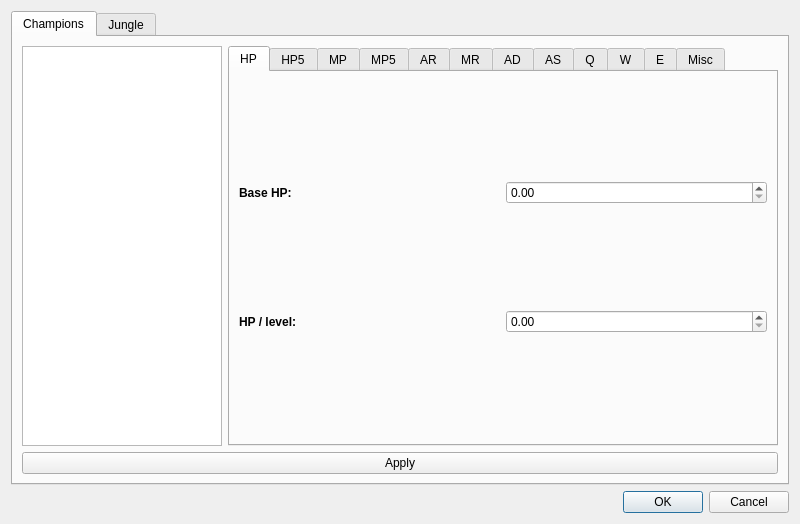
<?xml version="1.0" encoding="UTF-8"?>
<ui version="4.0">
 <class>Stats</class>
 <widget class="QDialog" name="Stats">
  <property name="geometry">
   <rect>
    <x>0</x>
    <y>0</y>
    <width>800</width>
    <height>524</height>
   </rect>
  </property>
  <property name="windowTitle">
   <string>Dialog</string>
  </property>
  <layout class="QGridLayout" name="gridLayout_2">
   <item row="0" column="0">
    <layout class="QGridLayout" name="gridLayout">
     <item row="3" column="0">
      <widget class="QDialogButtonBox" name="buttonBox">
       <property name="orientation">
        <enum>Qt::Horizontal</enum>
       </property>
       <property name="standardButtons">
        <set>QDialogButtonBox::Cancel|QDialogButtonBox::Ok</set>
       </property>
      </widget>
     </item>
     <item row="2" column="0">
      <widget class="QTabWidget" name="statsTabs">
       <property name="currentIndex">
        <number>0</number>
       </property>
       <widget class="QWidget" name="statsTabChampions">
        <attribute name="title">
         <string>Champions</string>
        </attribute>
        <layout class="QGridLayout" name="gridLayout_4">
         <item row="0" column="0">
          <widget class="QListWidget" name="listChampions">
           <property name="maximumSize">
            <size>
             <width>200</width>
             <height>16777215</height>
            </size>
           </property>
          </widget>
         </item>
         <item row="0" column="1">
          <widget class="QTabWidget" name="tabWidget">
           <property name="currentIndex">
            <number>0</number>
           </property>
           <widget class="QWidget" name="tab_21">
            <attribute name="title">
             <string>HP</string>
            </attribute>
            <layout class="QGridLayout" name="gridLayout_12">
             <item row="0" column="0">
              <widget class="QLabel" name="label_15">
               <property name="font">
                <font>
                 <weight>75</weight>
                 <bold>true</bold>
                </font>
               </property>
               <property name="text">
                <string>Base HP: </string>
               </property>
              </widget>
             </item>
             <item row="0" column="1">
              <widget class="QDoubleSpinBox" name="championhpbase">
               <property name="maximum">
                <double>9999.000000000000000</double>
               </property>
              </widget>
             </item>
             <item row="1" column="0">
              <widget class="QLabel" name="label_14">
               <property name="font">
                <font>
                 <weight>75</weight>
                 <bold>true</bold>
                </font>
               </property>
               <property name="text">
                <string>HP / level: </string>
               </property>
              </widget>
             </item>
             <item row="1" column="1">
              <widget class="QDoubleSpinBox" name="championhplevel">
               <property name="maximum">
                <double>9999.000000000000000</double>
               </property>
              </widget>
             </item>
            </layout>
           </widget>
           <widget class="QWidget" name="tab_22">
            <attribute name="title">
             <string>HP5</string>
            </attribute>
            <layout class="QGridLayout" name="gridLayout_13">
             <item row="0" column="0">
              <widget class="QLabel" name="label_16">
               <property name="font">
                <font>
                 <weight>75</weight>
                 <bold>true</bold>
                </font>
               </property>
               <property name="text">
                <string>Base HP5: </string>
               </property>
              </widget>
             </item>
             <item row="0" column="1">
              <widget class="QDoubleSpinBox" name="championhp5base">
               <property name="maximum">
                <double>9999.000000000000000</double>
               </property>
              </widget>
             </item>
             <item row="1" column="0">
              <widget class="QLabel" name="label_17">
               <property name="font">
                <font>
                 <weight>75</weight>
                 <bold>true</bold>
                </font>
               </property>
               <property name="text">
                <string>HP5 / level: </string>
               </property>
              </widget>
             </item>
             <item row="1" column="1">
              <widget class="QDoubleSpinBox" name="championhp5level">
               <property name="maximum">
                <double>9999.000000000000000</double>
               </property>
              </widget>
             </item>
            </layout>
           </widget>
           <widget class="QWidget" name="tab_23">
            <attribute name="title">
             <string>MP</string>
            </attribute>
            <layout class="QGridLayout" name="gridLayout_14">
             <item row="0" column="0">
              <widget class="QLabel" name="label_18">
               <property name="font">
                <font>
                 <weight>75</weight>
                 <bold>true</bold>
                </font>
               </property>
               <property name="text">
                <string>Base MP: </string>
               </property>
              </widget>
             </item>
             <item row="0" column="1">
              <widget class="QDoubleSpinBox" name="championmpbase">
               <property name="maximum">
                <double>9999.000000000000000</double>
               </property>
              </widget>
             </item>
             <item row="1" column="0">
              <widget class="QLabel" name="label_19">
               <property name="font">
                <font>
                 <weight>75</weight>
                 <bold>true</bold>
                </font>
               </property>
               <property name="text">
                <string>MP / level: </string>
               </property>
              </widget>
             </item>
             <item row="1" column="1">
              <widget class="QDoubleSpinBox" name="championmplevel">
               <property name="maximum">
                <double>9999.000000000000000</double>
               </property>
              </widget>
             </item>
            </layout>
           </widget>
           <widget class="QWidget" name="tab_24">
            <attribute name="title">
             <string>MP5</string>
            </attribute>
            <layout class="QGridLayout" name="gridLayout_15">
             <item row="1" column="0">
              <widget class="QLabel" name="label_21">
               <property name="font">
                <font>
                 <weight>75</weight>
                 <bold>true</bold>
                </font>
               </property>
               <property name="text">
                <string>MP5 / level: </string>
               </property>
              </widget>
             </item>
             <item row="0" column="0">
              <widget class="QLabel" name="label_20">
               <property name="font">
                <font>
                 <weight>75</weight>
                 <bold>true</bold>
                </font>
               </property>
               <property name="text">
                <string>Base MP5: </string>
               </property>
              </widget>
             </item>
             <item row="0" column="1">
              <widget class="QDoubleSpinBox" name="championmp5base">
               <property name="maximum">
                <double>9999.000000000000000</double>
               </property>
              </widget>
             </item>
             <item row="1" column="1">
              <widget class="QDoubleSpinBox" name="championmp5level">
               <property name="maximum">
                <double>9999.000000000000000</double>
               </property>
              </widget>
             </item>
            </layout>
           </widget>
           <widget class="QWidget" name="tab_25">
            <attribute name="title">
             <string>AR</string>
            </attribute>
            <layout class="QGridLayout" name="gridLayout_17">
             <item row="0" column="0">
              <widget class="QLabel" name="label_23">
               <property name="font">
                <font>
                 <weight>75</weight>
                 <bold>true</bold>
                </font>
               </property>
               <property name="text">
                <string>Base Armor: </string>
               </property>
              </widget>
             </item>
             <item row="0" column="1">
              <widget class="QDoubleSpinBox" name="championarbase">
               <property name="maximum">
                <double>9999.000000000000000</double>
               </property>
              </widget>
             </item>
             <item row="1" column="0">
              <widget class="QLabel" name="label_22">
               <property name="font">
                <font>
                 <weight>75</weight>
                 <bold>true</bold>
                </font>
               </property>
               <property name="text">
                <string>Armor / level: </string>
               </property>
              </widget>
             </item>
             <item row="1" column="1">
              <widget class="QDoubleSpinBox" name="championarlevel">
               <property name="maximum">
                <double>9999.000000000000000</double>
               </property>
              </widget>
             </item>
            </layout>
           </widget>
           <widget class="QWidget" name="tab_26">
            <attribute name="title">
             <string>MR</string>
            </attribute>
            <layout class="QGridLayout" name="gridLayout_16">
             <item row="0" column="0">
              <widget class="QLabel" name="label_25">
               <property name="font">
                <font>
                 <weight>75</weight>
                 <bold>true</bold>
                </font>
               </property>
               <property name="text">
                <string>Base Magic Resist: </string>
               </property>
              </widget>
             </item>
             <item row="0" column="1">
              <widget class="QDoubleSpinBox" name="championmrbase">
               <property name="maximum">
                <double>9999.000000000000000</double>
               </property>
              </widget>
             </item>
             <item row="1" column="0">
              <widget class="QLabel" name="label_24">
               <property name="font">
                <font>
                 <weight>75</weight>
                 <bold>true</bold>
                </font>
               </property>
               <property name="text">
                <string>Magic Resist / level: </string>
               </property>
              </widget>
             </item>
             <item row="1" column="1">
              <widget class="QDoubleSpinBox" name="championmrlevel">
               <property name="maximum">
                <double>9999.000000000000000</double>
               </property>
              </widget>
             </item>
            </layout>
           </widget>
           <widget class="QWidget" name="tab">
            <attribute name="title">
             <string>AD</string>
            </attribute>
            <layout class="QGridLayout" name="gridLayout_5">
             <item row="0" column="0">
              <widget class="QLabel" name="label">
               <property name="font">
                <font>
                 <weight>75</weight>
                 <bold>true</bold>
                </font>
               </property>
               <property name="text">
                <string>Base AD: </string>
               </property>
              </widget>
             </item>
             <item row="0" column="1">
              <widget class="QDoubleSpinBox" name="championadbase">
               <property name="maximum">
                <double>9999.000000000000000</double>
               </property>
              </widget>
             </item>
             <item row="1" column="0">
              <widget class="QLabel" name="label_6">
               <property name="font">
                <font>
                 <weight>75</weight>
                 <bold>true</bold>
                </font>
               </property>
               <property name="text">
                <string>AD / level: </string>
               </property>
              </widget>
             </item>
             <item row="1" column="1">
              <widget class="QDoubleSpinBox" name="championadlevel">
               <property name="maximum">
                <double>9999.000000000000000</double>
               </property>
              </widget>
             </item>
            </layout>
           </widget>
           <widget class="QWidget" name="tab_2">
            <attribute name="title">
             <string>AS</string>
            </attribute>
            <layout class="QGridLayout" name="gridLayout_6">
             <item row="0" column="0">
              <widget class="QLabel" name="label_2">
               <property name="font">
                <font>
                 <weight>75</weight>
                 <bold>true</bold>
                </font>
               </property>
               <property name="text">
                <string>Base AS: </string>
               </property>
              </widget>
             </item>
             <item row="0" column="1">
              <widget class="QDoubleSpinBox" name="championasbase">
               <property name="maximum">
                <double>9999.000000000000000</double>
               </property>
              </widget>
             </item>
             <item row="1" column="0">
              <widget class="QLabel" name="label_7">
               <property name="font">
                <font>
                 <weight>75</weight>
                 <bold>true</bold>
                </font>
               </property>
               <property name="text">
                <string>AS / level: </string>
               </property>
              </widget>
             </item>
             <item row="1" column="1">
              <widget class="QDoubleSpinBox" name="championaslevel">
               <property name="maximum">
                <double>9999.000000000000000</double>
               </property>
              </widget>
             </item>
            </layout>
           </widget>
           <widget class="QWidget" name="tab_3">
            <attribute name="title">
             <string>Q</string>
            </attribute>
            <layout class="QGridLayout" name="gridLayout_7">
             <item row="0" column="0">
              <widget class="QTabWidget" name="tabWidget_2">
               <property name="currentIndex">
                <number>0</number>
               </property>
               <widget class="QWidget" name="tab_4">
                <attribute name="title">
                 <string>Rank 1</string>
                </attribute>
                <layout class="QGridLayout" name="gridLayout_8">
                 <item row="0" column="0">
                  <widget class="QLabel" name="label_3">
                   <property name="font">
                    <font>
                     <weight>75</weight>
                     <bold>true</bold>
                    </font>
                   </property>
                   <property name="text">
                    <string>Base Q Dmg:</string>
                   </property>
                  </widget>
                 </item>
                 <item row="0" column="1">
                  <widget class="QDoubleSpinBox" name="championqdmg1">
                   <property name="maximum">
                    <double>9999.000000000000000</double>
                   </property>
                  </widget>
                 </item>
                 <item row="1" column="0">
                  <widget class="QLabel" name="label_4">
                   <property name="font">
                    <font>
                     <weight>75</weight>
                     <bold>true</bold>
                    </font>
                   </property>
                   <property name="text">
                    <string>Base Q CD: </string>
                   </property>
                  </widget>
                 </item>
                 <item row="1" column="1">
                  <widget class="QDoubleSpinBox" name="championqcd1">
                   <property name="maximum">
                    <double>9999.000000000000000</double>
                   </property>
                  </widget>
                 </item>
                 <item row="2" column="0">
                  <widget class="QLabel" name="label_5">
                   <property name="font">
                    <font>
                     <weight>75</weight>
                     <bold>true</bold>
                    </font>
                   </property>
                   <property name="text">
                    <string>Base Q Mana: </string>
                   </property>
                  </widget>
                 </item>
                 <item row="2" column="1">
                  <widget class="QSpinBox" name="championqmana1">
                   <property name="maximum">
                    <number>9999</number>
                   </property>
                  </widget>
                 </item>
                </layout>
               </widget>
               <widget class="QWidget" name="tab_5">
                <attribute name="title">
                 <string>Rank 2</string>
                </attribute>
               </widget>
               <widget class="QWidget" name="tab_6">
                <attribute name="title">
                 <string>Rank 3</string>
                </attribute>
               </widget>
               <widget class="QWidget" name="tab_7">
                <attribute name="title">
                 <string>Rank 4</string>
                </attribute>
               </widget>
               <widget class="QWidget" name="tab_8">
                <attribute name="title">
                 <string>Rank 5</string>
                </attribute>
               </widget>
              </widget>
             </item>
            </layout>
           </widget>
           <widget class="QWidget" name="tab_9">
            <attribute name="title">
             <string>W</string>
            </attribute>
            <layout class="QGridLayout" name="gridLayout_3">
             <item row="0" column="0">
              <widget class="QTabWidget" name="tabWidget_3">
               <property name="currentIndex">
                <number>0</number>
               </property>
               <widget class="QWidget" name="tab_10">
                <attribute name="title">
                 <string>Rank 1</string>
                </attribute>
                <layout class="QGridLayout" name="gridLayout_9">
                 <item row="0" column="0">
                  <widget class="QLabel" name="label_8">
                   <property name="font">
                    <font>
                     <weight>75</weight>
                     <bold>true</bold>
                    </font>
                   </property>
                   <property name="text">
                    <string>Base W Dmg:</string>
                   </property>
                  </widget>
                 </item>
                 <item row="0" column="1">
                  <widget class="QDoubleSpinBox" name="championwdmg1">
                   <property name="maximum">
                    <double>9999.000000000000000</double>
                   </property>
                  </widget>
                 </item>
                 <item row="1" column="0">
                  <widget class="QLabel" name="label_9">
                   <property name="font">
                    <font>
                     <weight>75</weight>
                     <bold>true</bold>
                    </font>
                   </property>
                   <property name="text">
                    <string>Base W CD: </string>
                   </property>
                  </widget>
                 </item>
                 <item row="1" column="1">
                  <widget class="QDoubleSpinBox" name="championwcd1">
                   <property name="maximum">
                    <double>9999.000000000000000</double>
                   </property>
                  </widget>
                 </item>
                 <item row="2" column="0">
                  <widget class="QLabel" name="label_10">
                   <property name="font">
                    <font>
                     <weight>75</weight>
                     <bold>true</bold>
                    </font>
                   </property>
                   <property name="text">
                    <string>Base W Mana: </string>
                   </property>
                  </widget>
                 </item>
                 <item row="2" column="1">
                  <widget class="QSpinBox" name="championwmana1">
                   <property name="maximum">
                    <number>9999</number>
                   </property>
                  </widget>
                 </item>
                </layout>
               </widget>
               <widget class="QWidget" name="tab_11">
                <attribute name="title">
                 <string>Rank 2</string>
                </attribute>
               </widget>
               <widget class="QWidget" name="tab_12">
                <attribute name="title">
                 <string>Rank 3</string>
                </attribute>
               </widget>
               <widget class="QWidget" name="tab_13">
                <attribute name="title">
                 <string>Rank 4</string>
                </attribute>
               </widget>
               <widget class="QWidget" name="tab_14">
                <attribute name="title">
                 <string>Rank 5</string>
                </attribute>
               </widget>
              </widget>
             </item>
            </layout>
           </widget>
           <widget class="QWidget" name="tab_15">
            <attribute name="title">
             <string>E</string>
            </attribute>
            <layout class="QGridLayout" name="gridLayout_11">
             <item row="0" column="0">
              <widget class="QTabWidget" name="tabWidget_4">
               <property name="currentIndex">
                <number>0</number>
               </property>
               <widget class="QWidget" name="tab_16">
                <attribute name="title">
                 <string>Rank 1</string>
                </attribute>
                <layout class="QGridLayout" name="gridLayout_10">
                 <item row="0" column="0">
                  <widget class="QLabel" name="label_11">
                   <property name="font">
                    <font>
                     <weight>75</weight>
                     <bold>true</bold>
                    </font>
                   </property>
                   <property name="text">
                    <string>Base E Dmg:</string>
                   </property>
                  </widget>
                 </item>
                 <item row="0" column="1">
                  <widget class="QDoubleSpinBox" name="championedmg1">
                   <property name="maximum">
                    <double>9999.000000000000000</double>
                   </property>
                  </widget>
                 </item>
                 <item row="1" column="0">
                  <widget class="QLabel" name="label_12">
                   <property name="font">
                    <font>
                     <weight>75</weight>
                     <bold>true</bold>
                    </font>
                   </property>
                   <property name="text">
                    <string>Base E CD: </string>
                   </property>
                  </widget>
                 </item>
                 <item row="1" column="1">
                  <widget class="QDoubleSpinBox" name="championecd1">
                   <property name="maximum">
                    <double>9999.000000000000000</double>
                   </property>
                  </widget>
                 </item>
                 <item row="2" column="0">
                  <widget class="QLabel" name="label_13">
                   <property name="font">
                    <font>
                     <weight>75</weight>
                     <bold>true</bold>
                    </font>
                   </property>
                   <property name="text">
                    <string>Base E Mana: </string>
                   </property>
                  </widget>
                 </item>
                 <item row="2" column="1">
                  <widget class="QSpinBox" name="championemana1">
                   <property name="maximum">
                    <number>9999</number>
                   </property>
                  </widget>
                 </item>
                </layout>
               </widget>
               <widget class="QWidget" name="tab_17">
                <attribute name="title">
                 <string>Rank 2</string>
                </attribute>
               </widget>
               <widget class="QWidget" name="tab_18">
                <attribute name="title">
                 <string>Rank 3</string>
                </attribute>
               </widget>
               <widget class="QWidget" name="tab_19">
                <attribute name="title">
                 <string>Rank 4</string>
                </attribute>
               </widget>
               <widget class="QWidget" name="tab_20">
                <attribute name="title">
                 <string>Rank 5</string>
                </attribute>
               </widget>
              </widget>
             </item>
            </layout>
           </widget>
           <widget class="QWidget" name="tab_27">
            <attribute name="title">
             <string>Misc</string>
            </attribute>
            <layout class="QGridLayout" name="gridLayout_20">
             <item row="0" column="0">
              <widget class="QLabel" name="label_26">
               <property name="font">
                <font>
                 <weight>75</weight>
                 <bold>true</bold>
                </font>
               </property>
               <property name="text">
                <string>Attack Range:</string>
               </property>
              </widget>
             </item>
             <item row="0" column="1">
              <widget class="QDoubleSpinBox" name="championatkrange">
               <property name="maximum">
                <double>9999.000000000000000</double>
               </property>
              </widget>
             </item>
             <item row="1" column="0">
              <widget class="QLabel" name="label_27">
               <property name="font">
                <font>
                 <weight>75</weight>
                 <bold>true</bold>
                </font>
               </property>
               <property name="text">
                <string>Movement Speed:</string>
               </property>
              </widget>
             </item>
             <item row="1" column="1">
              <widget class="QDoubleSpinBox" name="championmovespeed">
               <property name="maximum">
                <double>9999.000000000000000</double>
               </property>
              </widget>
             </item>
            </layout>
           </widget>
          </widget>
         </item>
         <item row="1" column="0" colspan="2">
          <widget class="QPushButton" name="buttonapplychampions">
           <property name="text">
            <string>Apply</string>
           </property>
          </widget>
         </item>
        </layout>
       </widget>
       <widget class="QWidget" name="statsTabJungle">
        <attribute name="title">
         <string>Jungle</string>
        </attribute>
        <layout class="QGridLayout" name="gridLayout_19">
         <item row="0" column="1">
          <widget class="QTabWidget" name="tabWidget_5">
           <property name="currentIndex">
            <number>0</number>
           </property>
           <widget class="QWidget" name="tab_28">
            <attribute name="title">
             <string>HP</string>
            </attribute>
            <layout class="QGridLayout" name="gridLayout_18">
             <item row="0" column="0">
              <widget class="QLabel" name="label_28">
               <property name="font">
                <font>
                 <weight>75</weight>
                 <bold>true</bold>
                </font>
               </property>
               <property name="text">
                <string>Base HP: </string>
               </property>
              </widget>
             </item>
             <item row="0" column="1">
              <widget class="QDoubleSpinBox" name="junglehpbase">
               <property name="maximum">
                <double>9999.000000000000000</double>
               </property>
              </widget>
             </item>
             <item row="1" column="0">
              <widget class="QLabel" name="label_29">
               <property name="font">
                <font>
                 <weight>75</weight>
                 <bold>true</bold>
                </font>
               </property>
               <property name="text">
                <string>HP / level: </string>
               </property>
              </widget>
             </item>
             <item row="1" column="1">
              <widget class="QDoubleSpinBox" name="junglehplevel">
               <property name="maximum">
                <double>9999.000000000000000</double>
               </property>
              </widget>
             </item>
            </layout>
           </widget>
           <widget class="QWidget" name="tab_32">
            <attribute name="title">
             <string>AR</string>
            </attribute>
            <layout class="QGridLayout" name="gridLayout_22">
             <item row="0" column="0">
              <widget class="QLabel" name="label_36">
               <property name="font">
                <font>
                 <weight>75</weight>
                 <bold>true</bold>
                </font>
               </property>
               <property name="text">
                <string>Base Armor: </string>
               </property>
              </widget>
             </item>
             <item row="0" column="1">
              <widget class="QDoubleSpinBox" name="junglearbase">
               <property name="maximum">
                <double>9999.000000000000000</double>
               </property>
              </widget>
             </item>
             <item row="1" column="0">
              <widget class="QLabel" name="label_37">
               <property name="font">
                <font>
                 <weight>75</weight>
                 <bold>true</bold>
                </font>
               </property>
               <property name="text">
                <string>Armor / level: </string>
               </property>
              </widget>
             </item>
             <item row="1" column="1">
              <widget class="QDoubleSpinBox" name="junglearlevel">
               <property name="maximum">
                <double>9999.000000000000000</double>
               </property>
              </widget>
             </item>
            </layout>
           </widget>
           <widget class="QWidget" name="tab_33">
            <attribute name="title">
             <string>MR</string>
            </attribute>
            <layout class="QGridLayout" name="gridLayout_23">
             <item row="0" column="0">
              <widget class="QLabel" name="label_38">
               <property name="font">
                <font>
                 <weight>75</weight>
                 <bold>true</bold>
                </font>
               </property>
               <property name="text">
                <string>Base Magic Resist: </string>
               </property>
              </widget>
             </item>
             <item row="0" column="1">
              <widget class="QDoubleSpinBox" name="junglemrbase">
               <property name="maximum">
                <double>9999.000000000000000</double>
               </property>
              </widget>
             </item>
             <item row="1" column="0">
              <widget class="QLabel" name="label_39">
               <property name="font">
                <font>
                 <weight>75</weight>
                 <bold>true</bold>
                </font>
               </property>
               <property name="text">
                <string>Magic Resist / level: </string>
               </property>
              </widget>
             </item>
             <item row="1" column="1">
              <widget class="QDoubleSpinBox" name="junglemrlevel">
               <property name="maximum">
                <double>9999.000000000000000</double>
               </property>
              </widget>
             </item>
            </layout>
           </widget>
           <widget class="QWidget" name="tab_34">
            <attribute name="title">
             <string>AD</string>
            </attribute>
            <layout class="QGridLayout" name="gridLayout_24">
             <item row="0" column="1">
              <widget class="QDoubleSpinBox" name="jungleadbase">
               <property name="maximum">
                <double>9999.000000000000000</double>
               </property>
              </widget>
             </item>
             <item row="1" column="0">
              <widget class="QLabel" name="label_41">
               <property name="font">
                <font>
                 <weight>75</weight>
                 <bold>true</bold>
                </font>
               </property>
               <property name="text">
                <string>AD / level: </string>
               </property>
              </widget>
             </item>
             <item row="0" column="0">
              <widget class="QLabel" name="label_40">
               <property name="font">
                <font>
                 <weight>75</weight>
                 <bold>true</bold>
                </font>
               </property>
               <property name="text">
                <string>Base AD: </string>
               </property>
              </widget>
             </item>
             <item row="1" column="1">
              <widget class="QDoubleSpinBox" name="jungleadlevel">
               <property name="maximum">
                <double>9999.000000000000000</double>
               </property>
              </widget>
             </item>
            </layout>
           </widget>
           <widget class="QWidget" name="tab_35">
            <attribute name="title">
             <string>AS</string>
            </attribute>
            <layout class="QGridLayout" name="gridLayout_25">
             <item row="0" column="0">
              <widget class="QLabel" name="label_42">
               <property name="font">
                <font>
                 <weight>75</weight>
                 <bold>true</bold>
                </font>
               </property>
               <property name="text">
                <string>Base AS: </string>
               </property>
              </widget>
             </item>
             <item row="0" column="1">
              <widget class="QDoubleSpinBox" name="jungleasbase">
               <property name="maximum">
                <double>9999.000000000000000</double>
               </property>
              </widget>
             </item>
             <item row="1" column="0">
              <widget class="QLabel" name="label_43">
               <property name="font">
                <font>
                 <weight>75</weight>
                 <bold>true</bold>
                </font>
               </property>
               <property name="text">
                <string>AS / level: </string>
               </property>
              </widget>
             </item>
             <item row="1" column="1">
              <widget class="QDoubleSpinBox" name="jungleaslevel">
               <property name="maximum">
                <double>9999.000000000000000</double>
               </property>
              </widget>
             </item>
            </layout>
           </widget>
           <widget class="QWidget" name="tab_54">
            <attribute name="title">
             <string>Misc</string>
            </attribute>
            <layout class="QGridLayout" name="gridLayout_21">
             <item row="0" column="0">
              <widget class="QLabel" name="label_53">
               <property name="font">
                <font>
                 <weight>75</weight>
                 <bold>true</bold>
                </font>
               </property>
               <property name="text">
                <string>Attack Range:</string>
               </property>
              </widget>
             </item>
             <item row="0" column="1">
              <widget class="QDoubleSpinBox" name="jungleatkrange">
               <property name="maximum">
                <double>9999.000000000000000</double>
               </property>
              </widget>
             </item>
             <item row="1" column="0">
              <widget class="QLabel" name="label_54">
               <property name="font">
                <font>
                 <weight>75</weight>
                 <bold>true</bold>
                </font>
               </property>
               <property name="text">
                <string>Movement Speed:</string>
               </property>
              </widget>
             </item>
             <item row="1" column="1">
              <widget class="QDoubleSpinBox" name="junglemovespeed">
               <property name="maximum">
                <double>9999.000000000000000</double>
               </property>
              </widget>
             </item>
            </layout>
           </widget>
          </widget>
         </item>
         <item row="1" column="0" colspan="2">
          <widget class="QPushButton" name="buttonapplyjungle">
           <property name="text">
            <string>Apply</string>
           </property>
          </widget>
         </item>
         <item row="0" column="0">
          <widget class="QListWidget" name="listjungle">
           <property name="maximumSize">
            <size>
             <width>200</width>
             <height>16777215</height>
            </size>
           </property>
          </widget>
         </item>
        </layout>
       </widget>
      </widget>
     </item>
    </layout>
   </item>
  </layout>
 </widget>
 <resources/>
 <connections>
  <connection>
   <sender>buttonBox</sender>
   <signal>accepted()</signal>
   <receiver>Stats</receiver>
   <slot>accept()</slot>
   <hints>
    <hint type="sourcelabel">
     <x>248</x>
     <y>254</y>
    </hint>
    <hint type="destinationlabel">
     <x>157</x>
     <y>274</y>
    </hint>
   </hints>
  </connection>
  <connection>
   <sender>buttonBox</sender>
   <signal>rejected()</signal>
   <receiver>Stats</receiver>
   <slot>reject()</slot>
   <hints>
    <hint type="sourcelabel">
     <x>316</x>
     <y>260</y>
    </hint>
    <hint type="destinationlabel">
     <x>286</x>
     <y>274</y>
    </hint>
   </hints>
  </connection>
 </connections>
</ui>
